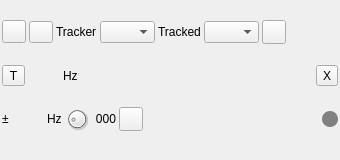
<?xml version="1.0" encoding="UTF-8"?>
<ui version="4.0">
 <class>AFCGUI</class>
 <widget class="RollupWidget" name="AFCGUI">
  <property name="geometry">
   <rect>
    <x>0</x>
    <y>0</y>
    <width>340</width>
    <height>160</height>
   </rect>
  </property>
  <property name="sizePolicy">
   <sizepolicy hsizetype="Minimum" vsizetype="Minimum">
    <horstretch>0</horstretch>
    <verstretch>0</verstretch>
   </sizepolicy>
  </property>
  <property name="minimumSize">
   <size>
    <width>340</width>
    <height>100</height>
   </size>
  </property>
  <property name="font">
   <font>
    <family>Liberation Sans</family>
    <pointsize>9</pointsize>
   </font>
  </property>
  <property name="windowTitle">
   <string>AFC</string>
  </property>
  <widget class="QWidget" name="settingsContainer" native="true">
   <property name="geometry">
    <rect>
     <x>0</x>
     <y>0</y>
     <width>340</width>
     <height>151</height>
    </rect>
   </property>
   <property name="windowTitle">
    <string>Settings</string>
   </property>
   <layout class="QVBoxLayout" name="verticalLayout">
    <property name="spacing">
     <number>3</number>
    </property>
    <property name="leftMargin">
     <number>2</number>
    </property>
    <property name="topMargin">
     <number>2</number>
    </property>
    <property name="rightMargin">
     <number>2</number>
    </property>
    <property name="bottomMargin">
     <number>2</number>
    </property>
    <item>
     <layout class="QHBoxLayout" name="mainLayout">
      <item>
       <widget class="ButtonSwitch" name="startStop">
        <property name="toolTip">
         <string>start/stop acquisition</string>
        </property>
        <property name="text">
         <string/>
        </property>
        <property name="icon">
         <iconset resource="../../../sdrgui/resources/res.qrc">
          <normaloff>:/play.png</normaloff>
          <normalon>:/stop.png</normalon>:/play.png</iconset>
        </property>
       </widget>
      </item>
      <item>
       <widget class="QPushButton" name="devicesRefresh">
        <property name="maximumSize">
         <size>
          <width>24</width>
          <height>16777215</height>
         </size>
        </property>
        <property name="toolTip">
         <string>Refresh indexes of available device sets</string>
        </property>
        <property name="text">
         <string/>
        </property>
        <property name="icon">
         <iconset resource="../../../sdrgui/resources/res.qrc">
          <normaloff>:/recycle.png</normaloff>:/recycle.png</iconset>
        </property>
       </widget>
      </item>
      <item>
       <widget class="QLabel" name="trackerLabel">
        <property name="text">
         <string>Tracker</string>
        </property>
       </widget>
      </item>
      <item>
       <widget class="QComboBox" name="trackerDevice">
        <property name="minimumSize">
         <size>
          <width>55</width>
          <height>0</height>
         </size>
        </property>
        <property name="maximumSize">
         <size>
          <width>50</width>
          <height>16777215</height>
         </size>
        </property>
        <property name="toolTip">
         <string>Tracker deviceset index</string>
        </property>
       </widget>
      </item>
      <item>
       <widget class="QLabel" name="trackedLabel">
        <property name="text">
         <string>Tracked</string>
        </property>
       </widget>
      </item>
      <item>
       <widget class="QComboBox" name="trackedDevice">
        <property name="minimumSize">
         <size>
          <width>55</width>
          <height>0</height>
         </size>
        </property>
        <property name="maximumSize">
         <size>
          <width>50</width>
          <height>16777215</height>
         </size>
        </property>
        <property name="toolTip">
         <string>Tracked deviceset index</string>
        </property>
       </widget>
      </item>
      <item>
       <widget class="QPushButton" name="devicesApply">
        <property name="maximumSize">
         <size>
          <width>24</width>
          <height>24</height>
         </size>
        </property>
        <property name="toolTip">
         <string>Reinitialization of device data</string>
        </property>
        <property name="text">
         <string/>
        </property>
        <property name="icon">
         <iconset resource="../../../sdrgui/resources/res.qrc">
          <normaloff>:/arrow_left.png</normaloff>:/arrow_left.png</iconset>
        </property>
       </widget>
      </item>
      <item>
       <spacer name="horizontalSpacer">
        <property name="orientation">
         <enum>Qt::Horizontal</enum>
        </property>
        <property name="sizeHint" stdset="0">
         <size>
          <width>40</width>
          <height>20</height>
         </size>
        </property>
       </spacer>
      </item>
     </layout>
    </item>
    <item>
     <layout class="QHBoxLayout" name="targetLayout">
      <item>
       <widget class="ButtonSwitch" name="hasTargetFrequency">
        <property name="toolTip">
         <string>Tracker target frequency auto adjust</string>
        </property>
        <property name="text">
         <string>T</string>
        </property>
       </widget>
      </item>
      <item>
       <widget class="ValueDial" name="targetFrequency" native="true">
        <property name="sizePolicy">
         <sizepolicy hsizetype="Maximum" vsizetype="Maximum">
          <horstretch>0</horstretch>
          <verstretch>0</verstretch>
         </sizepolicy>
        </property>
        <property name="minimumSize">
         <size>
          <width>32</width>
          <height>16</height>
         </size>
        </property>
        <property name="font">
         <font>
          <family>Liberation Mono</family>
          <pointsize>12</pointsize>
         </font>
        </property>
        <property name="cursor">
         <cursorShape>PointingHandCursor</cursorShape>
        </property>
        <property name="focusPolicy">
         <enum>Qt::StrongFocus</enum>
        </property>
        <property name="toolTip">
         <string>Tracker target tracker frequency in Hz</string>
        </property>
       </widget>
      </item>
      <item>
       <widget class="QLabel" name="targetFrequencyUnits">
        <property name="text">
         <string>Hz</string>
        </property>
       </widget>
      </item>
      <item>
       <widget class="ButtonSwitch" name="transverterTarget">
        <property name="toolTip">
         <string>Use transverter frequency for tracker target frequency adjustment</string>
        </property>
        <property name="text">
         <string>X</string>
        </property>
       </widget>
      </item>
     </layout>
    </item>
    <item>
     <layout class="QHBoxLayout" name="toleranceLayout">
      <item>
       <widget class="QLabel" name="toleranceLabel">
        <property name="toolTip">
         <string/>
        </property>
        <property name="text">
         <string>&amp;plusmn;</string>
        </property>
        <property name="textFormat">
         <enum>Qt::RichText</enum>
        </property>
       </widget>
      </item>
      <item>
       <widget class="ValueDial" name="toleranceFrequency" native="true">
        <property name="sizePolicy">
         <sizepolicy hsizetype="Maximum" vsizetype="Maximum">
          <horstretch>0</horstretch>
          <verstretch>0</verstretch>
         </sizepolicy>
        </property>
        <property name="minimumSize">
         <size>
          <width>32</width>
          <height>16</height>
         </size>
        </property>
        <property name="font">
         <font>
          <family>Liberation Mono</family>
          <pointsize>12</pointsize>
         </font>
        </property>
        <property name="cursor">
         <cursorShape>PointingHandCursor</cursorShape>
        </property>
        <property name="focusPolicy">
         <enum>Qt::StrongFocus</enum>
        </property>
        <property name="toolTip">
         <string>Tracker target frequency error tolerance (Hz)</string>
        </property>
       </widget>
      </item>
      <item>
       <widget class="QLabel" name="toleranceUnits">
        <property name="text">
         <string>Hz</string>
        </property>
       </widget>
      </item>
      <item>
       <widget class="QDial" name="targetPeriod">
        <property name="maximumSize">
         <size>
          <width>24</width>
          <height>24</height>
         </size>
        </property>
        <property name="toolTip">
         <string>Tracker target frequency adjustment period (seconds)</string>
        </property>
        <property name="minimum">
         <number>1</number>
        </property>
        <property name="maximum">
         <number>120</number>
        </property>
        <property name="pageStep">
         <number>1</number>
        </property>
        <property name="value">
         <number>20</number>
        </property>
       </widget>
      </item>
      <item>
       <widget class="QLabel" name="targetPeriodText">
        <property name="minimumSize">
         <size>
          <width>24</width>
          <height>0</height>
         </size>
        </property>
        <property name="toolTip">
         <string>Tracker target frequency adjustment period (seconds)</string>
        </property>
        <property name="text">
         <string>000</string>
        </property>
        <property name="alignment">
         <set>Qt::AlignRight|Qt::AlignTrailing|Qt::AlignVCenter</set>
        </property>
       </widget>
      </item>
      <item>
       <widget class="QPushButton" name="deviceTrack">
        <property name="maximumSize">
         <size>
          <width>24</width>
          <height>24</height>
         </size>
        </property>
        <property name="toolTip">
         <string>Force tracker target frequency adjustment</string>
        </property>
        <property name="text">
         <string/>
        </property>
        <property name="icon">
         <iconset resource="../../../sdrgui/resources/res.qrc">
          <normaloff>:/arrow_left.png</normaloff>:/arrow_left.png</iconset>
        </property>
       </widget>
      </item>
      <item>
       <spacer name="horizontalSpacer_3">
        <property name="orientation">
         <enum>Qt::Horizontal</enum>
        </property>
        <property name="sizeHint" stdset="0">
         <size>
          <width>40</width>
          <height>20</height>
         </size>
        </property>
       </spacer>
      </item>
      <item>
       <widget class="QLabel" name="statusIndicator">
        <property name="sizePolicy">
         <sizepolicy hsizetype="Maximum" vsizetype="Maximum">
          <horstretch>0</horstretch>
          <verstretch>0</verstretch>
         </sizepolicy>
        </property>
        <property name="minimumSize">
         <size>
          <width>16</width>
          <height>16</height>
         </size>
        </property>
        <property name="toolTip">
         <string>Idle</string>
        </property>
        <property name="styleSheet">
         <string notr="true">QLabel { background-color: gray; border-radius: 8px; }</string>
        </property>
        <property name="text">
         <string/>
        </property>
       </widget>
      </item>
     </layout>
    </item>
   </layout>
  </widget>
 </widget>
 <customwidgets>
  <customwidget>
   <class>RollupWidget</class>
   <extends>QWidget</extends>
   <header>gui/rollupwidget.h</header>
   <container>1</container>
  </customwidget>
  <customwidget>
   <class>ButtonSwitch</class>
   <extends>QToolButton</extends>
   <header>gui/buttonswitch.h</header>
  </customwidget>
  <customwidget>
   <class>ValueDial</class>
   <extends>QWidget</extends>
   <header>gui/valuedial.h</header>
   <container>1</container>
  </customwidget>
 </customwidgets>
 <resources>
  <include location="../../../sdrgui/resources/res.qrc"/>
 </resources>
 <connections/>
</ui>
